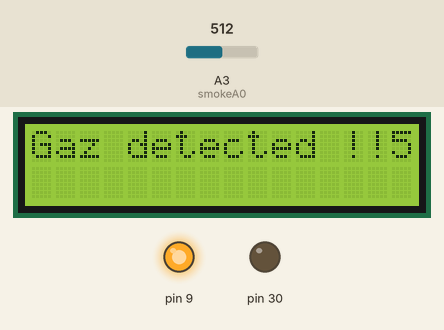
Recording of a sketch running on a simulated Arduino Mega 2560, built with avr-gcc and run on an emulated ATmega2560. Shown: 16×2 character LCD, output pins drawn as LEDs (lit = HIGH). The test bench sets the inputs (shaded band); at power-on: A3 (smokeA0) = 512.

Above: at 1.2 s.
1.3 s: A3 (smokeA0) set to 464
At 2.6 s:
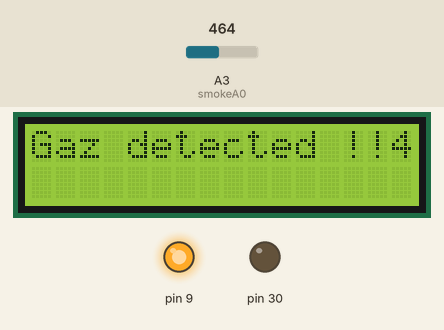
5.4 s: A3 (smokeA0) set to 434
At 6.4 s:
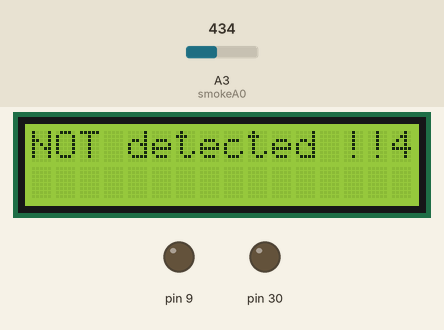
9.5 s: A3 (smokeA0) set to 460
At 10.9 s:
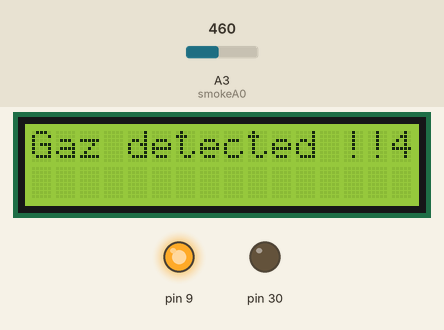
13.6 s: A3 (smokeA0) set to 440
At 14.9 s:
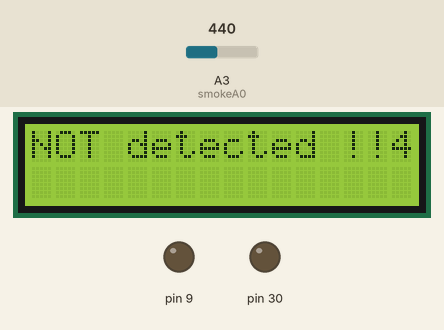
Timing chart, 0 to 16.6 s (numbered marks = the images above; inputs shaded):
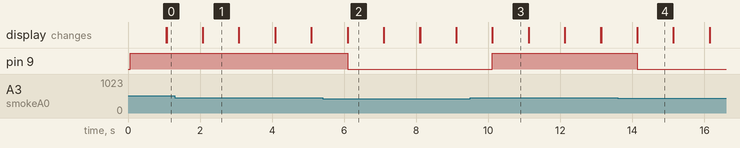

Measured:
- the behaviour switches between 451 and 450 on A3 (smokeA0) (found by bisection; images 1 and 2)
- after the input at 1.3 s, the display: first differs from a run without the input after 0.78 s (image 1)
- after the input at 5.4 s, pin 9: HIGH → LOW after 0.70 s; the display: first differs from a run without the input after 0.70 s (image 2)
- after the input at 9.5 s, pin 9: LOW → HIGH after 0.62 s; the display: first differs from a run without the input after 0.62 s (image 3)
- after the input at 13.6 s, pin 9: HIGH → LOW after 0.54 s; the display: first differs from a run without the input after 0.54 s (image 4)
- what the display in image 1 shows lasts 1.0 s, from 2.1 s to 3.1 s

The sketch:

BAZZER_+_FUMEE.ino
```cpp
#include <LiquidCrystal.h>

LiquidCrystal lcd(1,2,4,5,6,7);


int smokeA0 = A3;
// Your threshold value
int sensorThres =450;

void setup() {
  lcd.begin(16,2);
  lcd.setCursor(0,0);
  pinMode(smokeA0, INPUT);
  pinMode(9, OUTPUT);
  pinMode(30, OUTPUT);
}

void loop() {
  int analogSensor = analogRead(smokeA0);

  Serial.print("Pin A0: ");
  Serial.println(analogSensor);
  // Checks if it has reached the threshold value
  if (analogSensor > sensorThres)
  {
    lcd.print("Gaz detected !!");
    lcd.print( analogSensor);
    digitalWrite(9, HIGH);
    digitalWrite(30, LOW);
     delay(1000);
    lcd.clear();
  }
  else
  {
    lcd.print("NOT detected !!");
    lcd.print( analogSensor);
    digitalWrite(9, LOW);
    digitalWrite(30, LOW);
    delay(1000);
    lcd.clear();
  }
}
```
